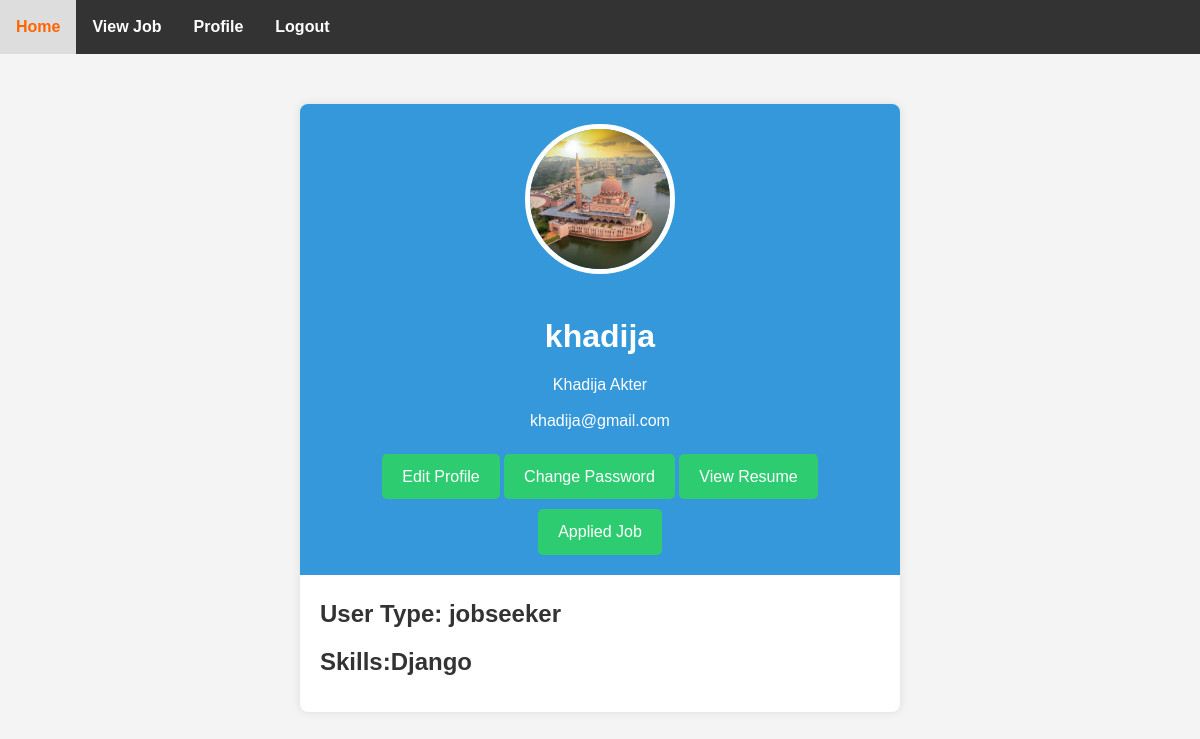
Screenshot of /ProfilePage/ (signed in) with the database file from the repository.
### myApp/models.py (models this page shows, shortened)
class Custom_User(AbstractUser):
    USER=[
        ('recruiter','Recruiter'),('jobseeker','JobSeeker')
    ]
    display_name=models.CharField(max_length=100)
    email=models.EmailField(unique=True)
    password=models.CharField(max_length=100)
    confirm_password=models.CharField(max_length=100)
    user_type=models.CharField(choices=USER,max_length=120)
    profile_picture=models.ImageField(upload_to='media/profile_pic',null=True)

class JobSeekerProfile(models.Model):
    user = models.OneToOneField(Custom_User,on_delete=models.CASCADE,null=True, related_name='jobseekerprofile')
    skills=models.CharField(max_length=100,null=True)
    resume=models.FileField(upload_to='media/resumes',null=True)

### myProject/views.py (the view)
# urls.py: path('ProfilePage/',ProfilePage,name='ProfilePage'),
def ProfilePage(request):
    return render(request,'profile.html')

### Template/profile.html (shortened to what this page needs)
{% extends "dashboard.html" %}
{% block content %}
<!DOCTYPE html>
<html lang="en">
<head>
</head>
<body>
<div class="profile-container">
    <div class="profile-header">
        {% if user.user_type == 'recruiter' %}
        <img class="profile-picture" src="/{{request.user.profile_picture}}" alt="My Profile Picture">
        {% elif user.user_type == 'jobseeker' %}
        <img class="profile-picture" src="/{{request.user.profile_picture}}" alt="My Profile Picture">
        {% endif %}
        <h1>{{ request.user.username }}</h1>
        <p>{{ request.user.display_name }}</p>
        <p>{{ request.user.email }}</p>
        <a href="{% url 'EditProfilePage' %}" class="edit-profile-button">Edit Profile</a>
        <a href="{% url 'changePasswordPage' %}" class="edit-profile-button">Change Password</a>
        {% if user.user_type == 'jobseeker'%}
        {% if user.jobseekerprofile.resume %}
        <a href="{{request.user.jobseekerprofile.resume.url}}" target='_blank' class="edit-profile-button">View Resume</a>
        <a href="{% url "applied_job_by_jobseeker" %}"  class="edit-profile-button">Applied Job</a>
        {% endif %}
       {% endif %}
    </div>
    <div class="profile-info">
        <h2>User Type: {{ request.user.user_type }}</h2>
        <h2>Skills:{{request.user.jobseekerprofile.skills}}</h2>
    </div>
</div>
</body>
</html>
{% endblock content %}

### Template/dashboard.html (style rules this page uses)
body { font-family: Arial, sans-serif; margin: 0; padding: 0; }
* { margin: 0; padding: 0; box-sizing: border-box; }
body { font-family: Arial, sans-serif; background-color: #f4f4f4; line-height: 1.6; color: #333; }

### Template/profile.html (style rules this page uses)
body { font-family: Arial, sans-serif; background-color: #f4f4f4; margin: 0; padding: 0; }
.profile-container { max-width: 600px; margin: 50px auto; background-color: #fff; border-radius: 8px; box-shadow: 0 0 10px rgba(0, 0, 0, 0.1); overflow: hidden; }
.profile-header { text-align: center; padding: 20px; background-color: #3498db; color: #fff; }
.profile-picture { border-radius: 50%; width: 150px; height: 150px; object-fit: cover; margin-bottom: 20px; border: 5px solid #fff; }
h1, p { margin: 10px 0; }
.edit-profile-button { display: inline-block; padding: 10px 20px; background-color: #2ecc71; color: #fff; text-decoration: none; border-radius: 5px; margin-top: 10px; }
.profile-info { padding: 20px; }
.profile-info h2 { margin-bottom: 10px; }

### rows the page displays
Custom_User: user.profile_picture (picture), user.username "khadija", user.display_name "Khadija Akter", user.email "khadija@gmail.com", user.user_type "jobseeker", user.jobseekerprofile.skills "Django"
